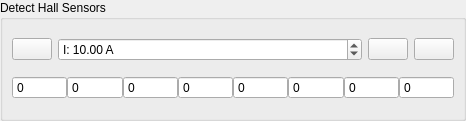
<?xml version="1.0" encoding="UTF-8"?>
<ui version="4.0">
 <class>DetectFocHall</class>
 <widget class="QWidget" name="DetectFocHall">
  <property name="geometry">
   <rect>
    <x>0</x>
    <y>0</y>
    <width>466</width>
    <height>121</height>
   </rect>
  </property>
  <property name="windowTitle">
   <string>Form</string>
  </property>
  <layout class="QVBoxLayout" name="verticalLayout">
   <property name="leftMargin">
    <number>0</number>
   </property>
   <property name="topMargin">
    <number>0</number>
   </property>
   <property name="rightMargin">
    <number>0</number>
   </property>
   <property name="bottomMargin">
    <number>0</number>
   </property>
   <item>
    <widget class="QGroupBox" name="groupBox">
     <property name="title">
      <string>Detect Hall Sensors</string>
     </property>
     <layout class="QVBoxLayout" name="verticalLayout_2">
      <item>
       <layout class="QHBoxLayout" name="horizontalLayout_2">
        <item>
         <widget class="QPushButton" name="helpButton">
          <property name="sizePolicy">
           <sizepolicy hsizetype="Fixed" vsizetype="Fixed">
            <horstretch>0</horstretch>
            <verstretch>0</verstretch>
           </sizepolicy>
          </property>
          <property name="toolTip">
           <string>Show help</string>
          </property>
          <property name="text">
           <string/>
          </property>
          <property name="icon">
           <iconset resource="../res.qrc">
            <normaloff>:/res/icons/Help-96.png</normaloff>:/res/icons/Help-96.png</iconset>
          </property>
         </widget>
        </item>
        <item>
         <widget class="QDoubleSpinBox" name="currentBox">
          <property name="toolTip">
           <string>Open loop current to turn the motor with</string>
          </property>
          <property name="prefix">
           <string>I: </string>
          </property>
          <property name="suffix">
           <string> A</string>
          </property>
          <property name="maximum">
           <double>300.000000000000000</double>
          </property>
          <property name="value">
           <double>10.000000000000000</double>
          </property>
         </widget>
        </item>
        <item>
         <widget class="QPushButton" name="startButton">
          <property name="sizePolicy">
           <sizepolicy hsizetype="Fixed" vsizetype="Fixed">
            <horstretch>0</horstretch>
            <verstretch>0</verstretch>
           </sizepolicy>
          </property>
          <property name="toolTip">
           <string>Start detection</string>
          </property>
          <property name="text">
           <string/>
          </property>
          <property name="icon">
           <iconset resource="../res.qrc">
            <normaloff>:/res/icons/Circled Play-96.png</normaloff>:/res/icons/Circled Play-96.png</iconset>
          </property>
         </widget>
        </item>
        <item>
         <widget class="QPushButton" name="applyButton">
          <property name="sizePolicy">
           <sizepolicy hsizetype="Fixed" vsizetype="Fixed">
            <horstretch>0</horstretch>
            <verstretch>0</verstretch>
           </sizepolicy>
          </property>
          <property name="toolTip">
           <string>Apply detection result</string>
          </property>
          <property name="text">
           <string/>
          </property>
          <property name="icon">
           <iconset resource="../res.qrc">
            <normaloff>:/res/icons/apply.png</normaloff>:/res/icons/apply.png</iconset>
          </property>
          <property name="iconSize">
           <size>
            <width>45</width>
            <height>16</height>
           </size>
          </property>
         </widget>
        </item>
       </layout>
      </item>
      <item>
       <layout class="QHBoxLayout" name="horizontalLayout">
        <property name="spacing">
         <number>0</number>
        </property>
        <item>
         <widget class="QSpinBox" name="hall0Box">
          <property name="toolTip">
           <string>Hall table 0 position (0 - 200, 255 = not used)</string>
          </property>
          <property name="readOnly">
           <bool>true</bool>
          </property>
          <property name="buttonSymbols">
           <enum>QAbstractSpinBox::NoButtons</enum>
          </property>
          <property name="maximum">
           <number>255</number>
          </property>
         </widget>
        </item>
        <item>
         <widget class="QSpinBox" name="hall1Box">
          <property name="toolTip">
           <string>Hall table 1 position (0 - 200, 255 = not used)</string>
          </property>
          <property name="readOnly">
           <bool>true</bool>
          </property>
          <property name="buttonSymbols">
           <enum>QAbstractSpinBox::NoButtons</enum>
          </property>
          <property name="maximum">
           <number>255</number>
          </property>
         </widget>
        </item>
        <item>
         <widget class="QSpinBox" name="hall2Box">
          <property name="toolTip">
           <string>Hall table 2 position (0 - 200, 255 = not used)</string>
          </property>
          <property name="readOnly">
           <bool>true</bool>
          </property>
          <property name="buttonSymbols">
           <enum>QAbstractSpinBox::NoButtons</enum>
          </property>
          <property name="maximum">
           <number>255</number>
          </property>
         </widget>
        </item>
        <item>
         <widget class="QSpinBox" name="hall3Box">
          <property name="toolTip">
           <string>Hall table 3 position (0 - 200, 255 = not used)</string>
          </property>
          <property name="readOnly">
           <bool>true</bool>
          </property>
          <property name="buttonSymbols">
           <enum>QAbstractSpinBox::NoButtons</enum>
          </property>
          <property name="maximum">
           <number>255</number>
          </property>
         </widget>
        </item>
        <item>
         <widget class="QSpinBox" name="hall4Box">
          <property name="toolTip">
           <string>Hall table 4 position (0 - 200, 255 = not used)</string>
          </property>
          <property name="readOnly">
           <bool>true</bool>
          </property>
          <property name="buttonSymbols">
           <enum>QAbstractSpinBox::NoButtons</enum>
          </property>
          <property name="maximum">
           <number>255</number>
          </property>
         </widget>
        </item>
        <item>
         <widget class="QSpinBox" name="hall5Box">
          <property name="toolTip">
           <string>Hall table 5 position (0 - 200, 255 = not used)</string>
          </property>
          <property name="readOnly">
           <bool>true</bool>
          </property>
          <property name="buttonSymbols">
           <enum>QAbstractSpinBox::NoButtons</enum>
          </property>
          <property name="maximum">
           <number>255</number>
          </property>
         </widget>
        </item>
        <item>
         <widget class="QSpinBox" name="hall6Box">
          <property name="toolTip">
           <string>Hall table 6 position (0 - 200, 255 = not used)</string>
          </property>
          <property name="readOnly">
           <bool>true</bool>
          </property>
          <property name="buttonSymbols">
           <enum>QAbstractSpinBox::NoButtons</enum>
          </property>
          <property name="maximum">
           <number>255</number>
          </property>
         </widget>
        </item>
        <item>
         <widget class="QSpinBox" name="hall7Box">
          <property name="toolTip">
           <string>Hall table 7 position (0 - 200, 255 = not used)</string>
          </property>
          <property name="readOnly">
           <bool>true</bool>
          </property>
          <property name="buttonSymbols">
           <enum>QAbstractSpinBox::NoButtons</enum>
          </property>
          <property name="maximum">
           <number>255</number>
          </property>
         </widget>
        </item>
       </layout>
      </item>
     </layout>
    </widget>
   </item>
  </layout>
 </widget>
 <resources>
  <include location="../res.qrc"/>
 </resources>
 <connections/>
</ui>
